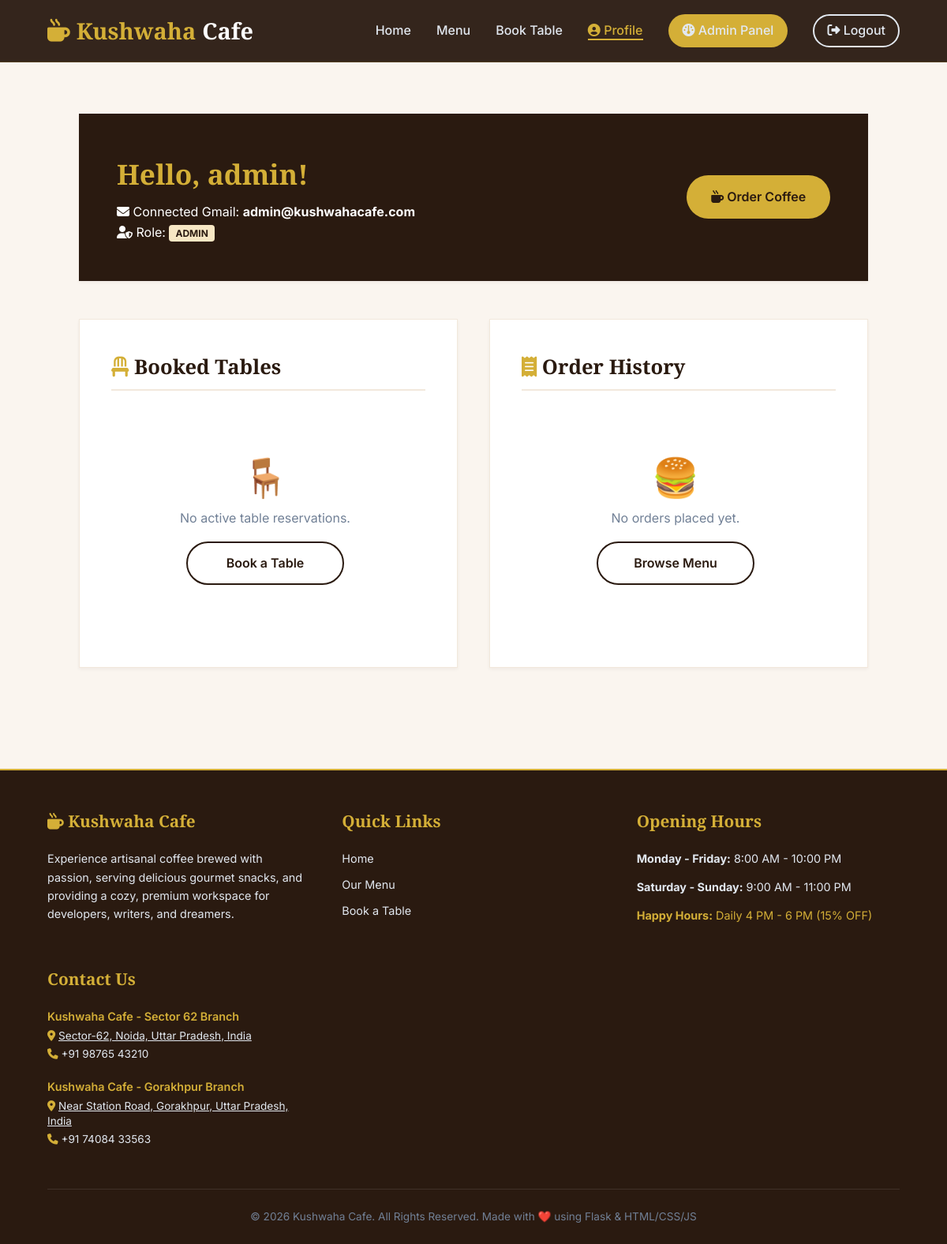
Screenshot of /profile (signed in) with the database file from the repository.
### models.py (models this page shows)
class User(db.Model):
    __tablename__ = 'users'
    id = db.Column(db.Integer, primary_key=True)
    username = db.Column(db.String(80), unique=True, nullable=False)
    email = db.Column(db.String(120), unique=True, nullable=False)
    password_hash = db.Column(db.String(256), nullable=False)
    role = db.Column(db.String(20), default='customer', nullable=False)  # 'customer' or 'admin'
    created_at = db.Column(db.DateTime, default=datetime.utcnow)
    reservations = db.relationship('Reservation', backref='user', lazy=True)
    orders = db.relationship('Order', backref='user', lazy=True)

class CafeLocation(db.Model):
    __tablename__ = 'cafe_locations'
    id = db.Column(db.Integer, primary_key=True)
    name = db.Column(db.String(100), nullable=False)
    address = db.Column(db.String(255), nullable=False)
    map_url = db.Column(db.Text, nullable=False)
    phone = db.Column(db.String(15), nullable=True)
    created_at = db.Column(db.DateTime, default=datetime.utcnow)

### app.py (the view, shortened to what this page needs)
@app.route('/profile')
def profile():
    if 'user_id' not in session:
        flash('Please login to view your profile.', 'error')
        return redirect(url_for('login'))
    release_expired_reservations()
    user_id = session['user_id']
    user = db.session.get(User, user_id)
    user_reservations = Reservation.query.filter_by(user_id=user_id).order_by(Reservation.created_at.desc()).all()
    user_orders = Order.query.filter_by(user_id=user_id).order_by(Order.created_at.desc()).all()
    orders_data = []
    return render_template('profile.html', user=user, reservations=user_reservations, orders_data=orders_data)

### templates/profile.html
{% extends "base.html" %}
{% block content %}
<div class="container profile-container">
    <div class="profile-header">
        <div class="profile-title">
            <h2>Hello, {{ username }}!</h2>
            <p><i class="fa-solid fa-envelope"></i> Connected Gmail: <b>{{ user_email }}</b></p>
            <p><i class="fa-solid fa-user-shield"></i> Role: <span class="badge" style="background-color: var(--accent-light); color: var(--primary); text-transform: uppercase;">{{ user_role }}</span></p>
        </div>
        <div>
            <a href="{{ url_for('menu') }}" class="btn btn-accent"><i class="fa-solid fa-mug-hot"></i> Order Coffee</a>
        </div>
    </div>
    <div class="profile-sections">
        <div class="profile-card">
            <h3><i class="fa-solid fa-chair" style="color: var(--accent);"></i> Booked Tables</h3>
            <div class="history-list">
                {% if reservations %}
                    {% for res in reservations %}
                        <div class="history-item">
                            <div class="history-item-header">
                                <span>Booking ID: KC-RES-{{ res.id }}</span>
                                <span style="color: var(--accent);"><i class="fa-solid fa-check-double"></i> Confirmed</span>
                            </div>
                            <div style="margin: 0.5rem 0; color: var(--dark);">
                                <p><i class="fa-solid fa-calendar-day"></i> Date: <b>{{ res.date }}</b></p>
                                <p><i class="fa-solid fa-clock"></i> Duration: <b>{{ res.slot_in }}</b> to <b>{{ res.slot_out }}</b></p>
                                <p><i class="fa-solid fa-users"></i> Guests: <b>{{ res.guests }} Persons</b></p>
                                <p><i class="fa-solid fa-circle-info"></i> Status:
                                    <span class="badge {% if res.status == 'Active' %}paid{% else %}pending{% endif %}">
                                        {{ res.status }}
                                    </span>
                                </p>
                            </div>
                            {% if res.special_requests %}
                                <div style="font-size: 0.8rem; background-color: var(--light); padding: 0.4rem; border-radius: 4px; border: 1px dashed var(--cream-dark); margin-top: 0.5rem;">
                                    <b>Note:</b> {{ res.special_requests }}
                                </div>
                            {% endif %}
                            <small style="color: var(--gray); display: block; margin-top: 0.5rem; text-align: right;">Booked on: {{ res.created_at.strftime('%Y-%m-%d') }}</small>
                        </div>
                    {% endfor %}
                {% else %}
                    <div style="text-align: center; color: var(--gray); padding: 3rem 0;">
                        <span style="font-size: 3rem; display: block;">🪑</span>
                        No active table reservations.
                        <a href="{{ url_for('reserve') }}" class="btn btn-sm btn-secondary" style="display: block; margin: 1rem auto; max-width: 200px;">Book a Table</a>
                    </div>
                {% endif %}
            </div>
        </div>
        <div class="profile-card">
            <h3><i class="fa-solid fa-receipt" style="color: var(--accent);"></i> Order History</h3>
            <div class="history-list">
                {% if orders_data %}
                    {% for data in orders_data %}
                        <div class="history-item {% if data.order.payment_status == 'Paid' %}paid{% else %}pending{% endif %}">
                            <div class="history-item-header">
                                <span>Order ID: KC-ORD-{{ data.order.id }}</span>
                                <span class="badge {% if data.order.payment_status == 'Paid' %}paid{% else %}pending{% endif %}">
                                    {{ data.order.payment_status }}
                                </span>
                            </div>
                            <div style="margin: 0.5rem 0;">
                                <p style="font-weight: 600;">Total Amount: INR {{ "%.2f"|format(data.order.total_amount) }}</p>
                                <p style="font-size: 0.85rem; color: var(--gray);">Order Status: <span class="badge" style="background-color: var(--cream-dark); color: var(--primary);">{{ data.order.order_status }}</span></p>
                                <div style="font-size: 0.85rem; margin-top: 0.5rem; color: var(--text-muted);">
                                    <b>Ordered Items:</b>
                                    <ul style="padding-left: 1.2rem; margin-top: 0.2rem;">
                                        {% for item in data.items_list %}
                                            <li>{{ item.name }} x {{ item.quantity }}</li>
                                        {% endfor %}
                                    </ul>
                                </div>
                            </div>
                            <div style="display: flex; justify-content: space-between; align-items: center; margin-top: 1rem; border-top: 1px dashed var(--cream-dark); padding-top: 0.5rem;">
                                <small style="color: var(--gray);">Date: {{ data.order.created_at.strftime('%Y-%m-%d %H:%M') }}</small>
                                <div>
                                    {% if data.order.payment_status == 'Pending' %}
                                        <a href="{{ url_for('checkout', order_id=data.order.id) }}" class="btn btn-accent btn-sm" style="padding: 0.2rem 0.6rem; font-size: 0.8rem;"><i class="fa-solid fa-qrcode"></i> Pay Now</a>
                                    {% else %}
                                        <a href="{{ url_for('bill', order_id=data.order.id) }}" class="btn btn-secondary btn-sm" style="padding: 0.2rem 0.6rem; font-size: 0.8rem;"><i class="fa-solid fa-print"></i> View Bill</a>
                                    {% endif %}
                                </div>
                            </div>
                        </div>
                    {% endfor %}
                {% else %}
                    <div style="text-align: center; color: var(--gray); padding: 3rem 0;">
                        <span style="font-size: 3rem; display: block;">🍔</span>
                        No orders placed yet.
                        <a href="{{ url_for('menu') }}" class="btn btn-sm btn-secondary" style="display: block; margin: 1rem auto; max-width: 200px;">Browse Menu</a>
                    </div>
                {% endif %}
            </div>
        </div>
    </div>
</div>
{% endblock %}

### templates/base.html (shortened to what this page needs)
<!DOCTYPE html>
<html lang="en">
<head>
    <link rel="stylesheet" href="https://cdnjs.cloudflare.com/ajax/libs/font-awesome/6.4.0/css/all.min.css">
    <link rel="stylesheet" href="{{ url_for('static', filename='css/style.css') }}">
</head>
<body>
    <header>
        <div class="container">
            <a href="{{ url_for('index') }}" class="logo">
                <i class="fa-solid fa-mug-hot"></i> Kushwaha<span>Cafe</span>
            </a>
            <ul class="nav-links">
                <li><a href="{{ url_for('index') }}" class="{% if request.path == '/' %}active{% endif %}">Home</a></li>
                <li><a href="{{ url_for('menu') }}" class="{% if request.path == '/menu' %}active{% endif %}">Menu</a></li>
                <li><a href="{{ url_for('reserve') }}" class="{% if request.path == '/reserve' %}active{% endif %}">Book Table</a></li>
                {% if logged_in %}
                    <li><a href="{{ url_for('profile') }}" class="{% if request.path == '/profile' %}active{% endif %}"><i class="fa-solid fa-user-circle"></i> Profile</a></li>
                    {% if user_role == 'admin' %}
                        <li><a href="{{ url_for('admin_dashboard') }}" class="btn btn-accent btn-sm" style="padding: 0.4rem 1rem;"><i class="fa-solid fa-gauge"></i> Admin Panel</a></li>
                    {% endif %}
                    <li><a href="{{ url_for('logout') }}" class="btn btn-secondary btn-sm" style="padding: 0.4rem 1rem; border-color: #E2E8F0; color: #E2E8F0;"><i class="fa-solid fa-right-from-bracket"></i> Logout</a></li>
                {% else %}
                    <li><a href="{{ url_for('login') }}" class="btn btn-accent"><i class="fa-solid fa-sign-in-alt"></i> Login</a></li>
                {% endif %}
            </ul>
        </div>
    </header>
    <main>
        {% block content %}{% endblock %}
    </main>
    <footer>
        <div class="container">
            <div class="footer-grid">
                <div class="footer-col">
                    <h3><i class="fa-solid fa-mug-hot"></i> Kushwaha Cafe</h3>
                    <p>Experience artisanal coffee brewed with passion, serving delicious gourmet snacks, and providing a cozy, premium workspace for developers, writers, and dreamers.</p>
                </div>
                <div class="footer-col">
                    <h3>Quick Links</h3>
                    <ul>
                        <li><a href="{{ url_for('index') }}">Home</a></li>
                        <li><a href="{{ url_for('menu') }}">Our Menu</a></li>
                        <li><a href="{{ url_for('reserve') }}">Book a Table</a></li>
                    </ul>
                </div>
                <div class="footer-col">
                    <h3>Opening Hours</h3>
                    <p><b>Monday - Friday:</b> 8:00 AM - 10:00 PM</p>
                    <p><b>Saturday - Sunday:</b> 9:00 AM - 11:00 PM</p>
                    <p style="color: var(--accent); margin-top: 10px;"><b>Happy Hours:</b> Daily 4 PM - 6 PM (15% OFF)</p>
                </div>
                <div class="footer-col">
                    <h3>Contact Us</h3>
                    {% if cafe_locations %}
                        {% for loc in cafe_locations %}
                            <div style="margin-bottom: 1.2rem;">
                                <p style="font-weight: 600; margin-bottom: 3px; color: var(--accent);">{{ loc.name }}</p>
                                <p style="margin-bottom: 3px; font-size: 0.85rem; line-height: 1.4;">
                                    <i class="fa-solid fa-location-dot" style="color: var(--accent);"></i>
                                    <a href="{{ loc.map_url }}" target="_blank" style="color: inherit; text-decoration: underline;">{{ loc.address }}</a>
                                </p>
                                {% if loc.phone %}
                                    <p style="margin-bottom: 0; font-size: 0.85rem;"><i class="fa-solid fa-phone" style="color: var(--accent);"></i> {{ loc.phone }}</p>
                                {% endif %}
                            </div>
                        {% endfor %}
                    {% else %}
                        <p><i class="fa-solid fa-location-dot" style="color: var(--accent);"></i> Sector-62, Noida, Uttar Pradesh, India</p>
                        <p><i class="fa-solid fa-phone" style="color: var(--accent);"></i> +91 98765 43210</p>
                        <p><i class="fa-solid fa-envelope" style="color: var(--accent);"></i> contact@kushwahacafe.com</p>
                    {% endif %}
                </div>
            </div>
            <div class="footer-bottom">
                <p>&copy; 2026 Kushwaha Cafe. All Rights Reserved. Made with ❤️ using Flask & HTML/CSS/JS</p>
            </div>
        </div>
    </footer>
</body>
</html>

### rows the page displays
User: email "admin@kushwahacafe.com"
CafeLocation: name "Kushwaha Cafe - Sector 62 Branch", address "Sector-62, Noida, Uttar Pradesh, India", phone "+91 98765 43210"
CafeLocation: name "Kushwaha Cafe - Gorakhpur Branch", address "Near Station Road, Gorakhpur, Uttar Pradesh, India", phone "+91 74084 33563"

### other values shown
{{ username }} "admin"
{{ user_role }} "ADMIN"
